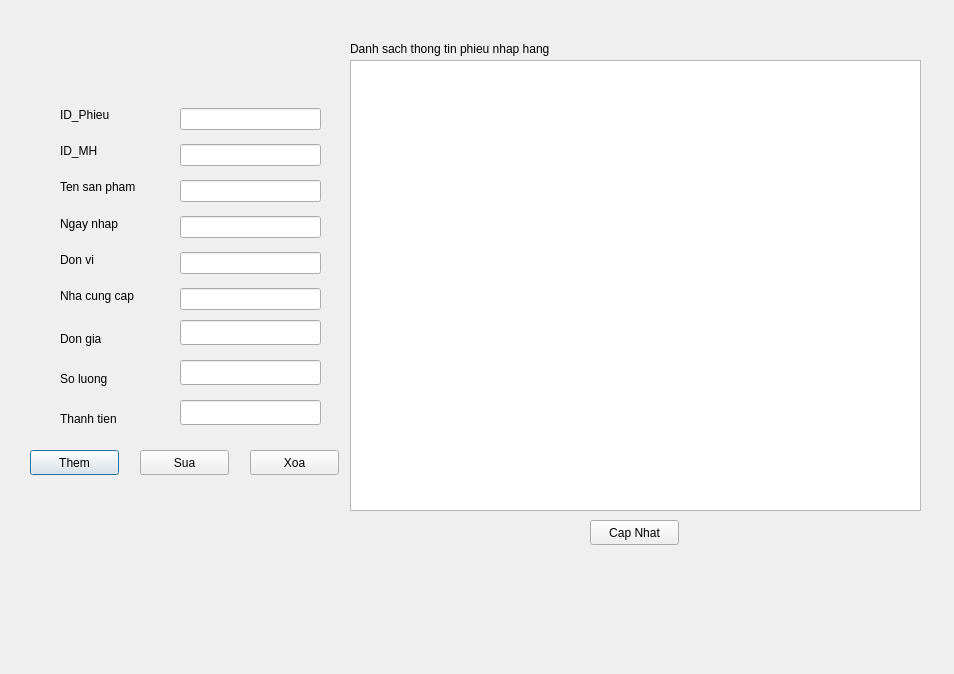
<?xml version="1.0" encoding="UTF-8"?>
<ui version="4.0">
 <class>PhieuNhapHang</class>
 <widget class="QDialog" name="PhieuNhapHang">
  <property name="geometry">
   <rect>
    <x>0</x>
    <y>0</y>
    <width>954</width>
    <height>674</height>
   </rect>
  </property>
  <property name="windowTitle">
   <string>Dialog</string>
  </property>
  <widget class="QLineEdit" name="lineEdit_donGia">
   <property name="geometry">
    <rect>
     <x>180</x>
     <y>320</y>
     <width>141</width>
     <height>25</height>
    </rect>
   </property>
  </widget>
  <widget class="QWidget" name="layoutWidget_2">
   <property name="geometry">
    <rect>
     <x>180</x>
     <y>100</y>
     <width>141</width>
     <height>221</height>
    </rect>
   </property>
   <layout class="QVBoxLayout" name="verticalLayout_2">
    <item>
     <widget class="QLineEdit" name="lineEdit_idPhieu"/>
    </item>
    <item>
     <widget class="QLineEdit" name="lineEdit_idMH"/>
    </item>
    <item>
     <widget class="QLineEdit" name="lineEdit_tenSP"/>
    </item>
    <item>
     <widget class="QLineEdit" name="lineEdit_ngayNhap"/>
    </item>
    <item>
     <widget class="QLineEdit" name="lineEdit_donVi"/>
    </item>
    <item>
     <widget class="QLineEdit" name="lineEdit_nhaCC"/>
    </item>
   </layout>
  </widget>
  <widget class="QPushButton" name="pushButton">
   <property name="geometry">
    <rect>
     <x>30</x>
     <y>450</y>
     <width>89</width>
     <height>25</height>
    </rect>
   </property>
   <property name="text">
    <string>Them</string>
   </property>
  </widget>
  <widget class="QLabel" name="label_7">
   <property name="geometry">
    <rect>
     <x>350</x>
     <y>40</y>
     <width>341</width>
     <height>17</height>
    </rect>
   </property>
   <property name="text">
    <string>Danh sach thong tin phieu nhap hang</string>
   </property>
  </widget>
  <widget class="QPushButton" name="pushButton_2">
   <property name="geometry">
    <rect>
     <x>140</x>
     <y>450</y>
     <width>89</width>
     <height>25</height>
    </rect>
   </property>
   <property name="text">
    <string>Sua</string>
   </property>
  </widget>
  <widget class="QLabel" name="label_8">
   <property name="geometry">
    <rect>
     <x>60</x>
     <y>330</y>
     <width>67</width>
     <height>17</height>
    </rect>
   </property>
   <property name="text">
    <string>Don gia</string>
   </property>
  </widget>
  <widget class="QPushButton" name="pushButton_3">
   <property name="geometry">
    <rect>
     <x>250</x>
     <y>450</y>
     <width>89</width>
     <height>25</height>
    </rect>
   </property>
   <property name="text">
    <string>Xoa</string>
   </property>
  </widget>
  <widget class="QTableView" name="tableView">
   <property name="geometry">
    <rect>
     <x>350</x>
     <y>60</y>
     <width>571</width>
     <height>451</height>
    </rect>
   </property>
  </widget>
  <widget class="QPushButton" name="pushButton_4">
   <property name="geometry">
    <rect>
     <x>590</x>
     <y>520</y>
     <width>89</width>
     <height>25</height>
    </rect>
   </property>
   <property name="text">
    <string>Cap Nhat</string>
   </property>
  </widget>
  <widget class="QLineEdit" name="lineEdit_soLuong">
   <property name="geometry">
    <rect>
     <x>180</x>
     <y>360</y>
     <width>141</width>
     <height>25</height>
    </rect>
   </property>
  </widget>
  <widget class="QLineEdit" name="lineEdit_thanhTien">
   <property name="geometry">
    <rect>
     <x>180</x>
     <y>400</y>
     <width>141</width>
     <height>25</height>
    </rect>
   </property>
  </widget>
  <widget class="QLabel" name="label_9">
   <property name="geometry">
    <rect>
     <x>60</x>
     <y>370</y>
     <width>67</width>
     <height>17</height>
    </rect>
   </property>
   <property name="text">
    <string>So luong</string>
   </property>
  </widget>
  <widget class="QLabel" name="label_10">
   <property name="geometry">
    <rect>
     <x>60</x>
     <y>410</y>
     <width>101</width>
     <height>17</height>
    </rect>
   </property>
   <property name="text">
    <string>Thanh tien</string>
   </property>
  </widget>
  <widget class="QWidget" name="layoutWidget">
   <property name="geometry">
    <rect>
     <x>60</x>
     <y>100</y>
     <width>121</width>
     <height>211</height>
    </rect>
   </property>
   <layout class="QVBoxLayout" name="verticalLayout">
    <item>
     <widget class="QLabel" name="label_6">
      <property name="text">
       <string>ID_Phieu</string>
      </property>
     </widget>
    </item>
    <item>
     <widget class="QLabel" name="label">
      <property name="text">
       <string>ID_MH</string>
      </property>
     </widget>
    </item>
    <item>
     <widget class="QLabel" name="label_5">
      <property name="text">
       <string>Ten san pham</string>
      </property>
     </widget>
    </item>
    <item>
     <widget class="QLabel" name="label_2">
      <property name="text">
       <string>Ngay nhap</string>
      </property>
     </widget>
    </item>
    <item>
     <widget class="QLabel" name="label_3">
      <property name="text">
       <string>Don vi</string>
      </property>
     </widget>
    </item>
    <item>
     <widget class="QLabel" name="label_4">
      <property name="text">
       <string>Nha cung cap</string>
      </property>
     </widget>
    </item>
   </layout>
  </widget>
 </widget>
 <resources/>
 <connections/>
</ui>
